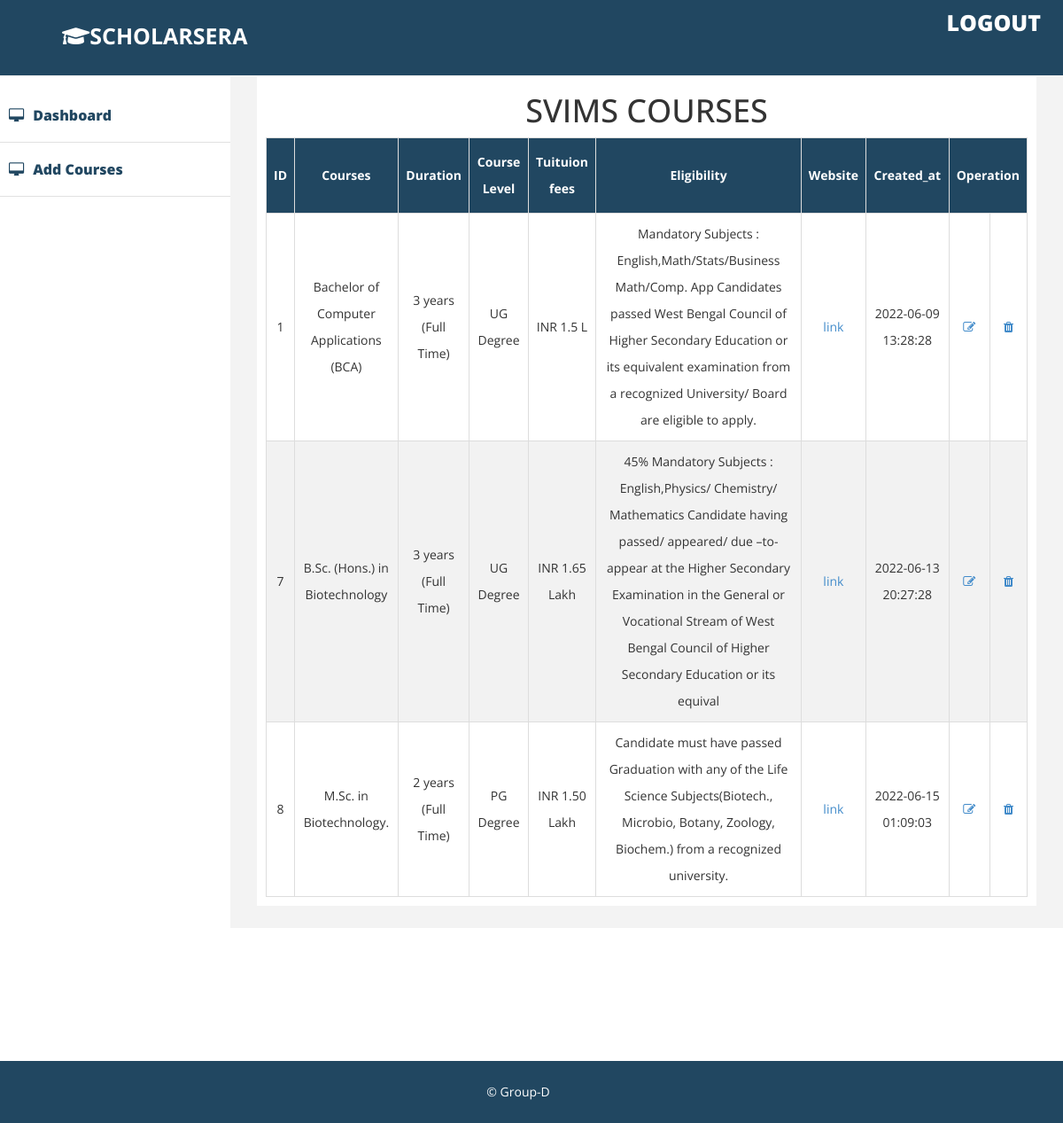
/admin/svims.php, run on the app's committed database.
### tables this page shows
CREATE TABLE `details` (
  `id` int(255) NOT NULL,
  `courses` varchar(255) NOT NULL,
  `duration` varchar(255) NOT NULL,
  `clevel` varchar(255) NOT NULL,
  `t_tuition_fees` varchar(255) NOT NULL,
  `eligibility` varchar(255) NOT NULL,
  `wlink` varchar(255) NOT NULL,
  `created_at` datetime NOT NULL DEFAULT current_timestamp()
);

### admin/svims.php (the view, shortened to what this page needs)
<!DOCTYPE html>
<html xmlns="http://www.w3.org/1999/xhtml">
<head>
    <link href="assets/css/bootstrap.css" rel="stylesheet" />
     <link rel="stylesheet" href="https://cdnjs.cloudflare.com/ajax/libs/font-awesome/5.15.4/css/all.min.css">
    <link rel="stylesheet" href="https://maxcdn.bootstrapcdn.com/font-awesome/4.4.0/css/font-awesome.min.css">
    <link href="assets/css/custom.css" rel="stylesheet" />
</head>
<body>
    <div id="wrapper">
         <div class="navbar navbar-inverse navbar-fixed-top">
            <div class="adjust-nav">
                <div class="navbar-header">
                    <label class="logo"> <i class="fas fa-graduation-cap"></i>SCHOLARSERA</label>
                </div>
                 <span class="logout-spn" >
                  <a href="logout.php" style="color:#fff;">LOGOUT</a>
                </span>
            </div>
        </div>
        <nav class="navbar-default navbar-side" role="navigation">
            <div class="sidebar-collapse">
                <ul class="nav" id="main-menu">
                    <li >
                        <a href="index.php" ><i class="fa fa-desktop "></i>Dashboard</a>
                    </li>
                    <li >
                        <a href="add_courses.php" ><i class="fa fa-desktop "></i>Add Courses</a>
                    </li>
                   </ul>
            </div>
        </nav>
        <div id="page-wrapper" >
            <div id="page-inner">
                <div class="row">
                    <div class="col-md-12">
<h1 style="text-align: center;">SVIMS COURSES</h1>
<table id="table">
  <tr>
    <th>ID</th>
    <th>Courses</th>
    <th>Duration</th>
    <th>Course Level</th>
    <th>Tuituion fees</th>
    <th>Eligibility</th>
    <th>Website</th>
    <th>Created_at</th>
    <th colspan="2">Operation</th>
  </tr>
  <tbody>
    <?php
  $conn=mysqli_connect("localhost","root","","colleges");
$selecrquery = "select * from details ";
$query = mysqli_query($conn,$selecrquery);
while ($res = mysqli_fetch_array($query)) {
?>
    <tr>
            <td><?php echo $res['id']; ?></td>
                        <td><?php echo $res['courses']; ?></td>
                        <td><?php echo $res['duration']; ?></td>
                        <td><?php echo $res['clevel']; ?></td>
            <td><?php echo $res['t_tuition_fees']; ?></td>
            <td><?php echo $res['eligibility']; ?></td>
            <td><?php echo '<a href="' . $res['wlink'] . '">link'; ?></td>
                        <td><?php echo $res['created_at']; ?></td>
                        <td><a href="update.php?id=<?php echo $res['id']; ?>" data-toggle="tooltip" data-placement="right" title="Edit"><i class="fa fa-edit" aria-hidden="true"></i></a></td>
                        <td><a href="delete_svims.php?id=<?php echo $res['id']; ?>" data-toggle="tooltip" data-placement="right" title="Delete"><i class="fa fa-trash" aria-hidden="true"></i></a></td>
                    </tr>
<?php
}
 ?>
    </tbody>
</table>
                    </div>
                </div>
            </div>
        </div>
    </div><br><br><br><br><br>
    <div class="footer">
             <div class="row">
                <div class="col-lg-12 text-center" >
                    &copy;  Group-D
                </div>
        </div>
        </div>
</body>
</html>

### admin/assets/css/custom.css (style rules this page uses)
body { font-family: 'Open Sans', sans-serif; line-height:30px; }
#wrapper { width: 100%; margin-top:50px; }
#page-wrapper { padding: 15px 15px; min-height: 600px; background:#F3F3F3; }
#page-inner { width:100%; margin:10px 20px 10px 0px; background-color:#fff!important; padding:10px; min-height:100px; }
.sidebar-collapse .nav { padding:0; padding-top:50px; }
.sidebar-collapse > .nav > li > a { padding:15px 10px; color: #214761; font-weight: 900; font-size: 16px; }
.sidebar-collapse > .nav > li { border-bottom:1px solid #e1e1e1; }
.navbar-side { border:none; background-color: #fff; }
.navbar-inverse { background-color: #214761; border-color: #F0F0F0; min-height: 80px; }
.nav > li > a > i { margin-right:10px; }
.logout-spn { float:right; color:#fff; font-size:25px; font-weight:800; margin:20px; margin: 10px 25px 10px 50px; }
.logout-spn a { text-decoration:none; }
.footer { background-color:#214761; width:100%; color:#fff; padding:20px 50px 20px 50px; padding-left:20px; }
@media (min-width:768px) { #page-wrapper { margin: 0 0 0 260px; padding: 15px 30px; min-height: 100px; } }
@media (min-width:768px) { .navbar-side { z-index: 1; position: absolute; width: 260px; } }

### admin/svims.php (style rules this page uses)
#table { text-align: center; border-collapse: collapse; width: 100%; }
#table td, #table th { border: 1px solid #ddd; padding: 8px; }
#table tr:nth-child(even) { background-color: #f2f2f2; }
#table th { padding-top: 12px; padding-bottom: 12px; text-align: center; background-color: #214761; color: white; }
label.logo { color: white; font-size: 25px; line-height: 80px; padding: 0 70px; font-weight: bold; }

### data on the page
details: id "1", courses "Bachelor of Computer Applications (BCA)", duration "3 years (Full Time)", clevel "UG Degree", t_tuition_fees "INR 1.5 L", eligibility "Mandatory Subjects : English,Math/Stats/Business Math/Comp. App Candidates passed West Bengal Council of Higher Secondary Education or its equivalent examination from a recognized University/ Board are eligible to apply.", created_at "2022-06-09 13:28:28"
details: id "7", courses "B.Sc. (Hons.) in Biotechnology", duration "3 years (Full Time)", clevel "UG Degree", t_tuition_fees "INR 1.65 Lakh", eligibility "45% Mandatory Subjects : English,Physics/ Chemistry/ Mathematics Candidate having passed/ appeared/ due –to-appear at the Higher Secondary Examination in the General or Vocational Stream of West Bengal Council of Higher Secondary Education or its equival", created_at "2022-06-13 20:27:28"
details: id "8", courses "M.Sc. in Biotechnology.", duration "2 years (Full Time)", clevel "PG Degree", t_tuition_fees "INR 1.50 Lakh", eligibility "Candidate must have passed Graduation with any of the Life Science Subjects(Biotech., Microbio, Botany, Zoology, Biochem.) from a recognized university.", created_at "2022-06-15 01:09:03"
